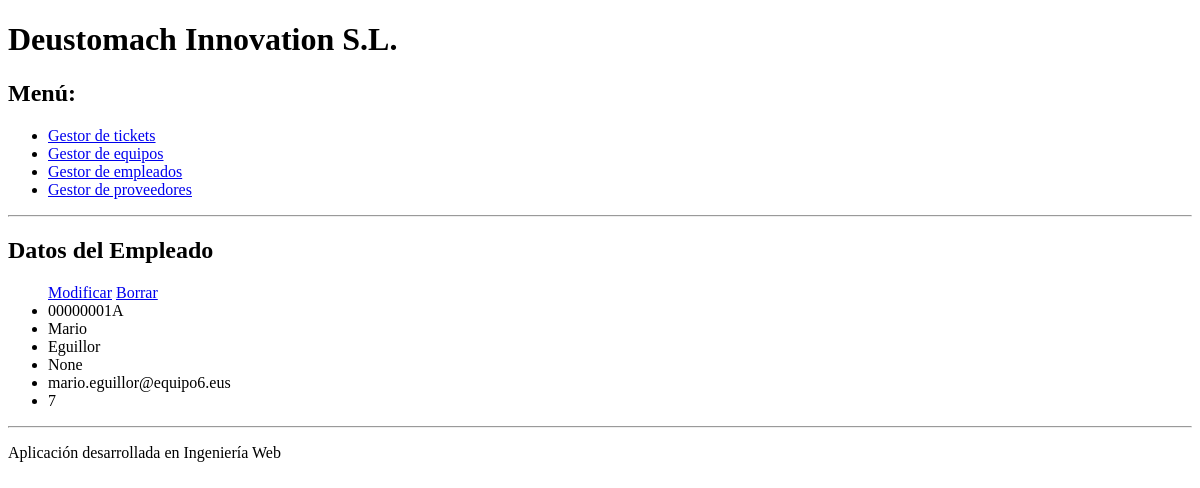
Page /aplicacion/empleados/2/ on the earlier database version.
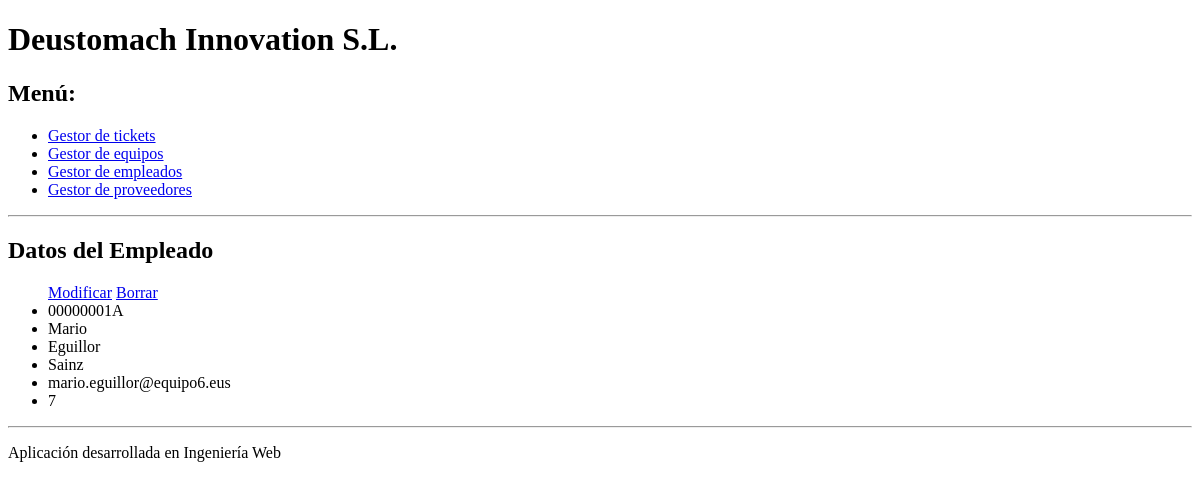
Same page on the later database version.
### app_reto1/models.py (models this page shows, shortened)
class Empleado(models.Model):
    DNI = models.CharField(max_length=9)
    nombre = models.CharField(max_length=20)
    apellido1 = models.CharField(max_length=20)
    apellido2 = models.CharField(max_length=20, null=True, blank=True)
    email = models.EmailField()
    telefono = models.IntegerField()

### app_reto1/views.py (the view)
# urls.py: path("empleados/<int:empleado_id>/", views.show_empleado, name="detalleempleado"),
def show_empleado(request, empleado_id):
    empleado = get_object_or_404(Empleado, pk=empleado_id)
    context = {"empleado": empleado}
    return render(request, "empleado_descripcion.html", context)

### app_reto1/templates/empleado_descripcion.html (shortened to what this page needs)
{% extends "base.html" %}
{% block contenido %}
<h2>Datos del Empleado</h2>
{% if empleado %}
    <ul><a href="/aplicacion/empleados/{{empleado.id}}/update"> Modificar</a>
        <a href="/aplicacion/empleados/{{empleado.id}}/delete"> Borrar</a>
        <li>
            {{ empleado.DNI}}
        </li>
        <li>
            {{ empleado.nombre}}
        </li>
        <li>
            {{ empleado.apellido1}}
        </li>
        <li>
            {{ empleado.apellido2}}
        </li>
        <li>
            {{ empleado.email}}
        </li>
        <li>
            {{ empleado.telefono}}
        </li>
    </ul>
{% else %}
    <p>No existe este Empleado.</p>
{% endif %}
{% endblock %}

Differences in the rows shown:
changed Empleado "Mario": apellido2 "None" → "Sainz"
